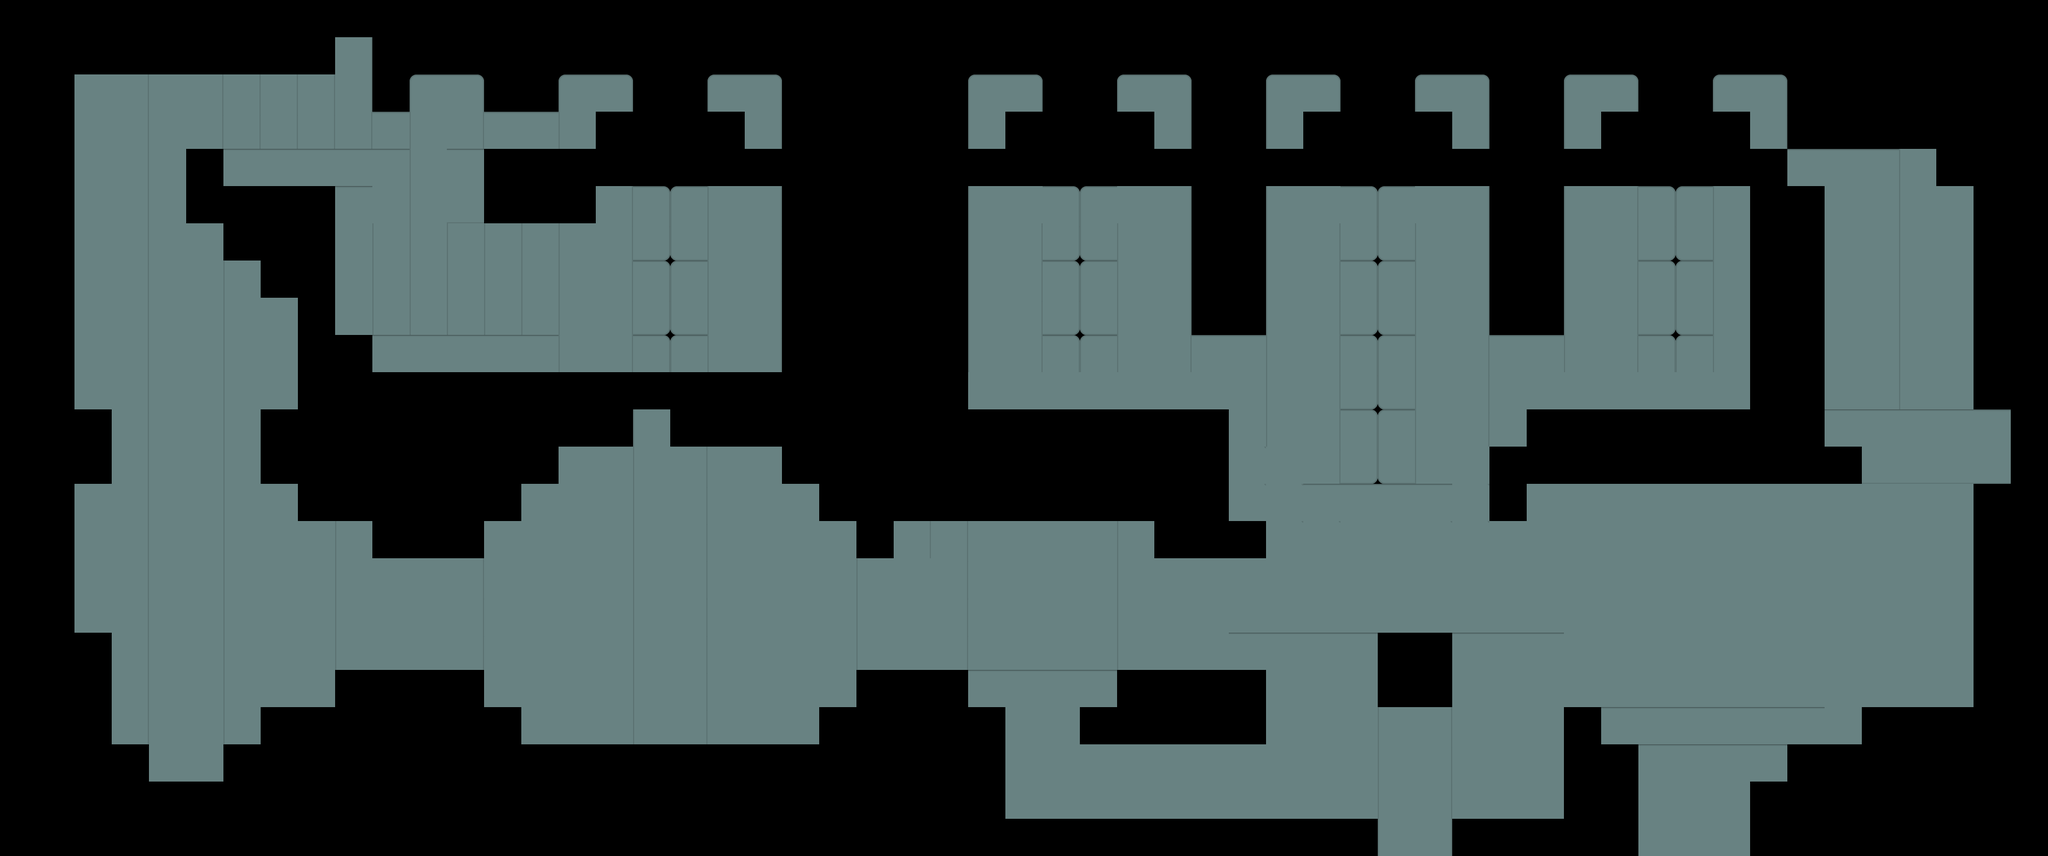

This game map was drawn from its Tiled (.tmx) file and the tilesets committed beside it. A one-line description and the trimmed map source follow:
An orthogonal 55x23 tile map with 64x64 px tiles, 1 tile layer (bg01), 12 hidden layers not drawn.

<map version="1.4" tiledversion="1.4.2" orientation="orthogonal" renderorder="right-down" width="55" height="23" tilewidth="64" tileheight="64" infinite="0" nextlayerid="28" nextobjectid="1">
 <tileset firstgid="1" source="../../tiles00.tsx" />
 <layer id="7" name="bd" width="55" height="23" visible="0">
  <data>[1265 cells, 0 non-empty, 0 distinct tile ids]</data>
 </layer>
 <layer id="19" name="bg01" width="55" height="23">
  <data>[1265 cells, 658 non-empty, 12 distinct tile ids]</data>
 </layer>
 <layer id="12" name="collectiblesMap" width="55" height="23" visible="0">
  <data>[1265 cells, 7 non-empty, 2 distinct tile ids]</data>
 </layer>
 <layer id="9" name="wind" width="55" height="23" visible="0" opacity="0.17">
  <data>[1265 cells, 0 non-empty, 0 distinct tile ids]</data>
 </layer>
 <layer id="5" name="collectibles" width="55" height="23" visible="0">
  <data>[1265 cells, 7 non-empty, 4 distinct tile ids]</data>
 </layer>
 <layer id="25" name="blocks" width="55" height="23" visible="0">
  <data>[1265 cells, 603 non-empty, 5 distinct tile ids]</data>
 </layer>
 <layer id="27" name="platform" width="55" height="23" visible="0">
  <data>[1265 cells, 598 non-empty, 16 distinct tile ids]</data>
 </layer>
 <layer id="26" name="shadow" width="55" height="23" visible="0">
  <data>[1265 cells, 812 non-empty, 9 distinct tile ids]</data>
 </layer>
 <layer id="10" name="baddies" width="55" height="23" visible="0" locked="1">
  <data>[1265 cells, 0 non-empty, 0 distinct tile ids]</data>
 </layer>
 <layer id="6" name="Special" width="55" height="23" visible="0">
  <data>[1265 cells, 68 non-empty, 16 distinct tile ids]</data>
 </layer>
 <layer id="8" name="water" width="55" height="23" visible="0" opacity="0.49">
  <data>[1265 cells, 16 non-empty, 1 distinct tile ids]</data>
 </layer>
 <layer id="14" name="foreground02" width="55" height="23" visible="0">
  <data>[1265 cells, 8 non-empty, 5 distinct tile ids]</data>
 </layer>
 <layer id="16" name="foreground01" width="55" height="23" visible="0">
  <data>[1265 cells, 1 non-empty, 1 distinct tile ids]</data>
 </layer>
</map>
